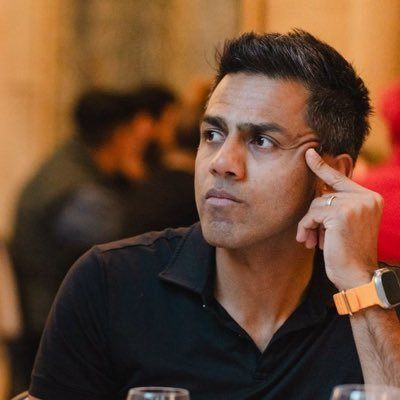
#> input picture images/anandiyer.jpg, 400 x 400 px
$ python make-favicons.py
#> lines starting #> are read from the running program, lines starting #| are printed output that depends on the picture
#!/usr/bin/env python3
"""Generate the full favicon set from images/anandiyer.jpg.

Outputs:
  /favicon.ico                            (multi-res 16+32)
  /images/favicon-16x16.png
  /images/favicon-32x32.png
  /images/apple-touch-icon.png            (180×180, iOS home screen)
  /images/android-chrome-192x192.png
  /images/android-chrome-512x512.png

Source: 400×400 X profile photo. Upscaling 400→512 with Lanczos is fine for
a photo of this composition (face fills frame). No external deps beyond Pillow.
"""
from __future__ import annotations
import pathlib
from PIL import Image

ROOT = pathlib.Path(__file__).resolve().parent.parent
SRC = ROOT / "images" / "anandiyer.jpg"


def main():
    src = Image.open(SRC).convert("RGB")
#> src is the input picture: PIL image 400x400 RGB; mean R, G, B 106, 72, 50.4
    print(f"source: {SRC.name} {src.size}")
#| source: anandiyer.jpg (400, 400)

    sizes = {
        16:  ROOT / "images" / "favicon-16x16.png",
        32:  ROOT / "images" / "favicon-32x32.png",
        180: ROOT / "images" / "apple-touch-icon.png",
        192: ROOT / "images" / "android-chrome-192x192.png",
        512: ROOT / "images" / "android-chrome-512x512.png",
    }
    for size, path in sizes.items():
        img = src.resize((size, size), Image.LANCZOS)
        img.save(path, "PNG", optimize=True)
        print(f"  {size}×{size}  → {path.relative_to(ROOT)}")
#> this loop made 5 passes
#> pass 1, in main, `img = src.resize((size, size), Image.LANCZOS)`:
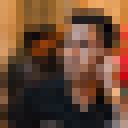
#> img: PIL image 16x16 RGB (shown 8 times larger); mean R, G, B 105.8, 71.9, 50.3
#> pass 2, in main, `img = src.resize((size, size), Image.LANCZOS)`:
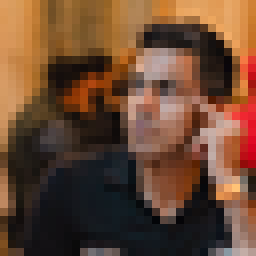
#> img: PIL image 32x32 RGB (shown 8 times larger); mean R, G, B 106, 71.9, 50.3

    # Multi-resolution ICO at repo root (legacy browsers ask for /favicon.ico).
    ico_path = ROOT / "favicon.ico"
    src.resize((64, 64), Image.LANCZOS).save(
        ico_path, "ICO", sizes=[(16, 16), (32, 32), (48, 48)]
    )
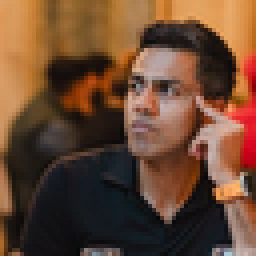
#> saved as favicon.ico: PIL image 64x64 RGB (shown 4 times larger); mean R, G, B 106, 72, 50.4
    print(f"  ico      → {ico_path.relative_to(ROOT)}")
#|   ico      → favicon.ico


if __name__ == "__main__":
    main()
